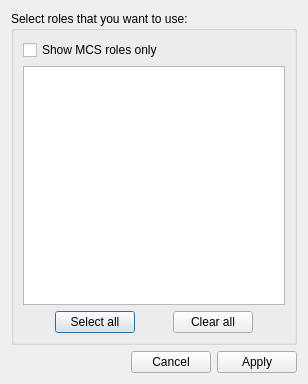
<?xml version="1.0" encoding="UTF-8"?>
<ui version="4.0">
 <class>Dialog</class>
 <widget class="QDialog" name="Dialog">
  <property name="geometry">
   <rect>
    <x>0</x>
    <y>0</y>
    <width>308</width>
    <height>384</height>
   </rect>
  </property>
  <property name="windowTitle">
   <string>RBAC Role Picker</string>
  </property>
  <layout class="QVBoxLayout" name="verticalLayout_2">
   <item>
    <widget class="QGroupBox" name="groupBox">
     <property name="title">
      <string>Select roles that you want to use:</string>
     </property>
     <layout class="QVBoxLayout" name="verticalLayout">
      <item>
       <widget class="QCheckBox" name="mcs_checkbox">
        <property name="text">
         <string>Show MCS roles only</string>
        </property>
       </widget>
      </item>
      <item>
       <widget class="QListView" name="role_view">
        <property name="editTriggers">
         <set>QAbstractItemView::NoEditTriggers</set>
        </property>
        <property name="showDropIndicator" stdset="0">
         <bool>false</bool>
        </property>
        <property name="alternatingRowColors">
         <bool>true</bool>
        </property>
        <property name="selectionMode">
         <enum>QAbstractItemView::NoSelection</enum>
        </property>
        <property name="selectionBehavior">
         <enum>QAbstractItemView::SelectRows</enum>
        </property>
       </widget>
      </item>
      <item>
       <layout class="QHBoxLayout" name="horizontalLayout">
        <item>
         <spacer name="horizontalSpacer_2">
          <property name="orientation">
           <enum>Qt::Horizontal</enum>
          </property>
          <property name="sizeHint" stdset="0">
           <size>
            <width>40</width>
            <height>20</height>
           </size>
          </property>
         </spacer>
        </item>
        <item>
         <widget class="QPushButton" name="btn_select_all">
          <property name="text">
           <string>Select all</string>
          </property>
         </widget>
        </item>
        <item>
         <spacer name="horizontalSpacer">
          <property name="orientation">
           <enum>Qt::Horizontal</enum>
          </property>
          <property name="sizeHint" stdset="0">
           <size>
            <width>40</width>
            <height>20</height>
           </size>
          </property>
         </spacer>
        </item>
        <item>
         <widget class="QPushButton" name="btn_clear_all">
          <property name="text">
           <string>Clear all</string>
          </property>
         </widget>
        </item>
        <item>
         <spacer name="horizontalSpacer_3">
          <property name="orientation">
           <enum>Qt::Horizontal</enum>
          </property>
          <property name="sizeHint" stdset="0">
           <size>
            <width>40</width>
            <height>20</height>
           </size>
          </property>
         </spacer>
        </item>
       </layout>
      </item>
     </layout>
    </widget>
   </item>
   <item>
    <widget class="QDialogButtonBox" name="btn_box">
     <property name="standardButtons">
      <set>QDialogButtonBox::Apply|QDialogButtonBox::Cancel</set>
     </property>
    </widget>
   </item>
  </layout>
 </widget>
 <resources/>
 <connections/>
</ui>
